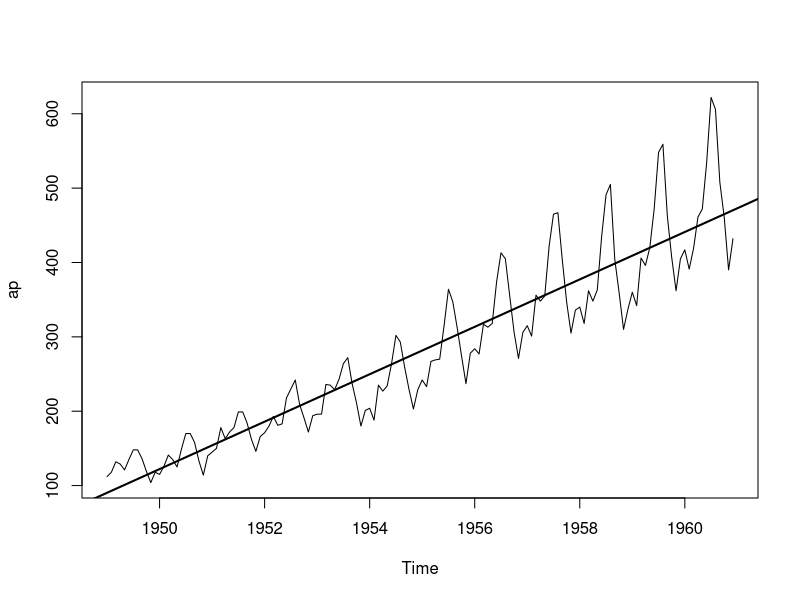
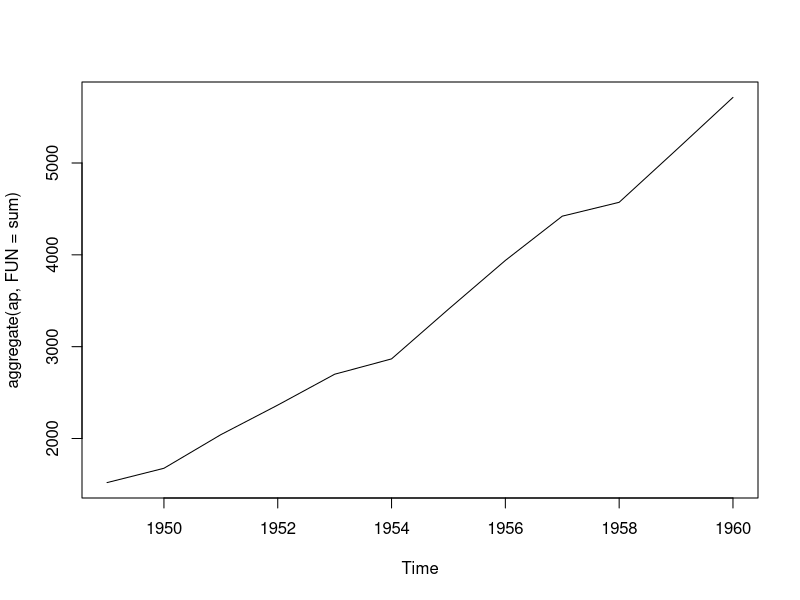
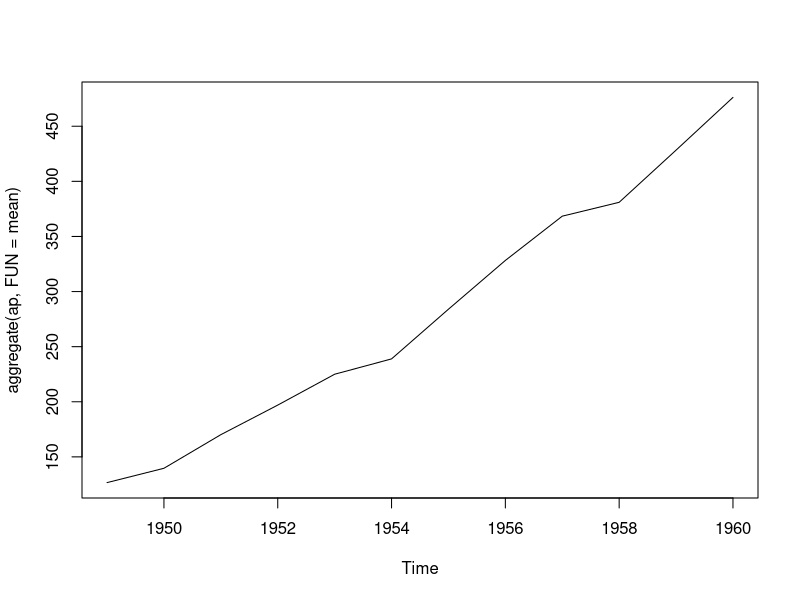

Source code (R) for these figures, in order: (Note: this script raises an error after producing the figures.)
ap <- AirPassengers

ap

str(ap)

plot(ap)

start(ap)

end(ap)

ap

reg <- lm(ap~time(ap))

abline(coef(reg),lwd = 2)

cycle(ap)

plot(aggregate(ap,FUN = sum))

plot(aggregate(ap,FUN =mean))

# THIS PACKAGE IS USED FOR TESTING DICKEY FULLER TEST & PROVIDES LOT OF ADITIONAL FEATURES

install.packages("urca")
library(urca)

library(tseries)
library(forecast)

class(ap)

ap
length(ap)


adf.test(x =ap)
?nlags

# adf.test automatically DETRENDS THE TIME SERIES

adf.test(ap)

# HERE LAG IS ONLY TAKING TILL 69  DONT UDSTND WHY

# AS YOU INCREASE THE NO OF LAGS IT WILL BE TOUGH MAKING SERIES STATIONARY

# ALWAYS USE K-VALUE AS ZERO

ap5 <- adf.test(x = ap ,alternative = "stationary",k = 0)
?adf.test()
?ur.df

# ur.df IS USED FOR UNIT ROOT TESTING

# AS THE RESULT COMES IT IS NOT STATIONARY MAKING IT STATIONARY


# ap3 <- adf.test(diff(log(ap)),alternative = 'stationary',k = 0)
# ap3



# ap4 <- adf.test(diff(log(ap)),alternative = 'stationary',k = trunc((length(ap)-1)^(1/3)))
# ap4
# plot(ap4)


# ANOTHER WAY TO DETREND THE TIME SERIES

m <- lm(coredata(ap) ~ index(ap))
m
plot(m)
?coredata
coredata(ap) # GIVES YOU THE ACTUAL DATA
l<-length(coredata(ap))


?index
index(ap)
ap

detr <- zoo(resid(m),index(ap))

plot(detr)

adf.test(x = detr,alternative = "stationary", k = 5)

acf(ap)

acf(log(ap))

# NOW THE ABOVE PLOTS OF ACF SHOWS THAT TS IS STILL NOT STATIONARY
# WHEN TS IS STATIONARY      ==  THE ACF PLOT SHOWS SUDDEN CUT OFF
# WHEN TS IS NOT STATIONARY  ==  THE ACF PLOT SHOWS SLOW DECRESE IN THE GRAPH 

# THAT IS WHY WE NEED TO DIFFERENCE THE LOG'S OF TIME SERIES 
acf(diff(log(ap)))

par(mfrow=c(1,3))

pacf(ap)
pacf(log(ap))


par(mfrow=c(1,2))

acf(ap)

pacf(ap)

fit <- auto.arima(log(ap))
fit

pred <- predict(fit,n.ahead = 12)

# PREDICTION GIVES YOU THE FORECAST & STANDARD ERRORS

pred

# NOW THE ACTUAL PREDICTED VALUES ARE DERIVED BY TAKING ANTI-LOG

pred1 <- NA
pred1$pred <- 2.718^pred$pred

pred1$se <- 2.718^pred$se
pred1$se

# 2.718 IS TAKEN FOR ANTI LOG

ts.plot(ap,2.718^pred$pred, log = "y", lty = c(1,3))

